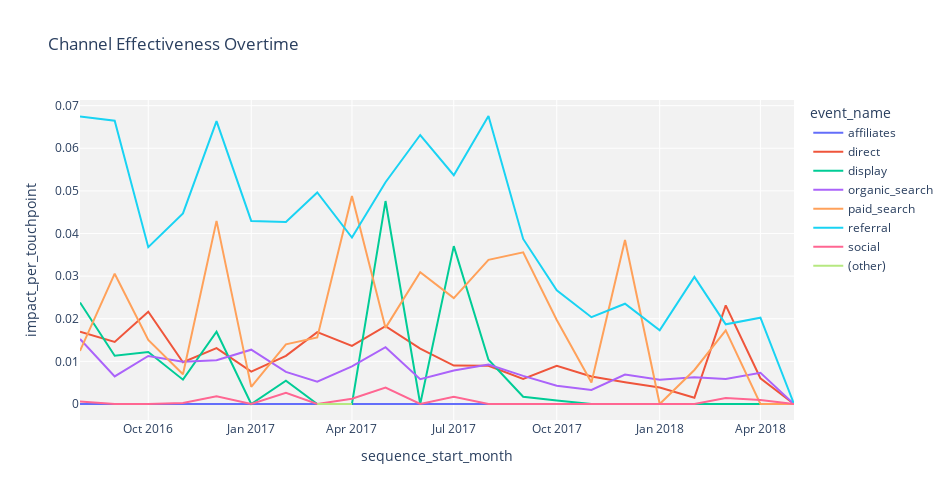

Source (notebook cell):
### Code cell
## make visualization
bar_fig = px.line(month_agg_df
                 ,x='sequence_start_month'
                 ,y='impact_per_touchpoint'
                 ,title='Channel Effectiveness Overtime'
                 ,color='event_name'
                 )

bar_fig.update_layout(width=950
                      ,height=500
                      ,yaxis={'categoryorder': 'total ascending'}
                      ,plot_bgcolor='#f2f2f2') 

bar_fig.show()

### Figure 1 — Plotly figure (JSON) as saved in the notebook; plotly's stock layout.template omitted (floating-point values rounded to 4 significant figures)
{"data": [{"hovertemplate": "event_name=affiliates<br>sequence_start_month=%{x}<br>impact_per_touchpoint=%{y}<extra></extra>", "legendgroup": "affiliates", "line": {"color": "#636efa", "dash": "solid"}, "marker": {"symbol": "circle"}, "mode": "lines", "name": "affiliates", "orientation": "v", "showlegend": true, "type": "scatter", "x": ["2016-08", "2016-09", "2016-10", "2016-11", "2016-12", "2017-01", "2017-02", "2017-03", "2017-04", "2017-05", "2017-06", "2017-07", "2017-08", "2017-09", "2017-10", "2017-11", "2017-12", "2018-01", "2018-02", "2018-03", "2018-04", "2018-05"], "xaxis": "x", "y": [0, 0, 0, 0, 0, 0, 0, 0, 0, 0, 0, 0, 0, 0, 0, 0, 0, 0, 0, 0, 0, 0], "yaxis": "y"}, {"hovertemplate": "event_name=direct<br>sequence_start_month=%{x}<br>impact_per_touchpoint=%{y}<extra></extra>", "legendgroup": "direct", "line": {"color": "#EF553B", "dash": "solid"}, "marker": {"symbol": "circle"}, "mode": "lines", "name": "direct", "orientation": "v", "showlegend": true, "type": "scatter", "x": ["2016-08", "2016-09", "2016-10", "2016-11", "2016-12", "2017-01", "2017-02", "2017-03", "2017-04", "2017-05", "2017-06", "2017-07", "2017-08", "2017-09", "2017-10", "2017-11", "2017-12", "2018-01", "2018-02", "2018-03", "2018-04", "2018-05"], "xaxis": "x", "y": [0.01696, 0.01455, 0.02165, 0.009809, 0.01311, 0.007604, 0.01128, 0.01686, 0.01365, 0.01828, 0.01298, 0.009009, 0.008947, 0.005875, 0.008961, 0.006446, 0.005121, 0.003856, 0.001479, 0.02314, 0.006046, 0], "yaxis": "y"}, {"hovertemplate": "event_name=display<br>sequence_start_month=%{x}<br>impact_per_touchpoint=%{y}<extra></extra>", "legendgroup": "display", "line": {"color": "#00cc96", "dash": "solid"}, "marker": {"symbol": "circle"}, "mode": "lines", "name": "display", "orientation": "v", "showlegend": true, "type": "scatter", "x": ["2016-08", "2016-09", "2016-10", "2016-11", "2016-12", "2017-01", "2017-02", "2017-03", "2017-04", "2017-05", "2017-06", "2017-07", "2017-08", "2017-09", "2017-10", "2017-11", "2017-12", "2018-01", "2018-02", "2018-03", "2018-04"], "xaxis": "x", "y": [0.02383, 0.01132, 0.01222, 0.00571, 0.01695, 0, 0.005486, 0, 0, 0.04762, 0, 0.03704, 0.01039, 0.001714, 0.0008019, 0, 0, 0, 0, 0, 0], "yaxis": "y"}, {"hovertemplate": "event_name=organic_search<br>sequence_start_month=%{x}<br>impact_per_touchpoint=%{y}<extra></extra>", "legendgroup": "organic_search", "line": {"color": "#ab63fa", "dash": "solid"}, "marker": {"symbol": "circle"}, "mode": "lines", "name": "organic_search", "orientation": "v", "showlegend": true, "type": "scatter", "x": ["2016-08", "2016-09", "2016-10", "2016-11", "2016-12", "2017-01", "2017-02", "2017-03", "2017-04", "2017-05", "2017-06", "2017-07", "2017-08", "2017-09", "2017-10", "2017-11", "2017-12", "2018-01", "2018-02", "2018-03", "2018-04", "2018-05"], "xaxis": "x", "y": [0.01526, 0.006462, 0.01126, 0.009894, 0.01028, 0.01274, 0.007519, 0.005219, 0.008823, 0.01333, 0.005821, 0.00786, 0.009267, 0.006601, 0.004283, 0.003316, 0.006907, 0.005683, 0.006292, 0.005843, 0.007342, 0], "yaxis": "y"}, {"hovertemplate": "event_name=paid_search<br>sequence_start_month=%{x}<br>impact_per_touchpoint=%{y}<extra></extra>", "legendgroup": "paid_search", "line": {"color": "#FFA15A", "dash": "solid"}, "marker": {"symbol": "circle"}, "mode": "lines", "name": "paid_search", "orientation": "v", "showlegend": true, "type": "scatter", "x": ["2016-08", "2016-09", "2016-10", "2016-11", "2016-12", "2017-01", "2017-02", "2017-03", "2017-04", "2017-05", "2017-06", "2017-07", "2017-08", "2017-09", "2017-10", "2017-11", "2017-12", "2018-01", "2018-02", "2018-03", "2018-04", "2018-05"], "xaxis": "x", "y": [0.01246, 0.03058, 0.01504, 0.006985, 0.04297, 0.004013, 0.01399, 0.01562, 0.04882, 0.01786, 0.03093, 0.02484, 0.03382, 0.03558, 0.01972, 0.005041, 0.03846, 0, 0.007983, 0.01728, 0, 0], "yaxis": "y"}, {"hovertemplate": "event_name=referral<br>sequence_start_month=%{x}<br>impact_per_touchpoint=%{y}<extra></extra>", "legendgroup": "referral", "line": {"color": "#19d3f3", "dash": "solid"}, "marker": {"symbol": "circle"}, "mode": "lines", "name": "referral", "orientation": "v", "showlegend": true, "type": "scatter", "x": ["2016-08", "2016-09", "2016-10", "2016-11", "2016-12", "2017-01", "2017-02", "2017-03", "2017-04", "2017-05", "2017-06", "2017-07", "2017-08", "2017-09", "2017-10", "2017-11", "2017-12", "2018-01", "2018-02", "2018-03", "2018-04", "2018-05"], "xaxis": "x", "y": [0.06746, 0.06646, 0.0368, 0.04471, 0.06637, 0.04296, 0.04273, 0.04963, 0.03906, 0.05204, 0.06311, 0.05368, 0.06757, 0.03873, 0.02667, 0.02036, 0.02353, 0.0173, 0.02982, 0.01871, 0.02024, 0], "yaxis": "y"}, {"hovertemplate": "event_name=social<br>sequence_start_month=%{x}<br>impact_per_touchpoint=%{y}<extra></extra>", "legendgroup": "social", "line": {"color": "#FF6692", "dash": "solid"}, "marker": {"symbol": "circle"}, "mode": "lines", "name": "social", "orientation": "v", "showlegend": true, "type": "scatter", "x": ["2016-08", "2016-09", "2016-10", "2016-11", "2016-12", "2017-01", "2017-02", "2017-03", "2017-04", "2017-05", "2017-06", "2017-07", "2017-08", "2017-09", "2017-10", "2017-11", "2017-12", "2018-01", "2018-02", "2018-03", "2018-04", "2018-05"], "xaxis": "x", "y": [0.0005676, 0, 0, 0.000244, 0.001803, 0, 0.002618, 0, 0.001227, 0.003831, 0, 0.001698, 0, 0, 4.762e-05, 0, 0, 0, 0, 0.001425, 0.0009643, 0], "yaxis": "y"}, {"hovertemplate": "event_name=(other)<br>sequence_start_month=%{x}<br>impact_per_touchpoint=%{y}<extra></extra>", "legendgroup": "(other)", "line": {"color": "#B6E880", "dash": "solid"}, "marker": {"symbol": "circle"}, "mode": "lines", "name": "(other)", "orientation": "v", "showlegend": true, "type": "scatter", "x": ["2017-03", "2017-04"], "xaxis": "x", "y": [0, 0], "yaxis": "y"}], "layout": {"height": 500, "legend": {"title": {"text": "event_name"}, "tracegroupgap": 0}, "plot_bgcolor": "#f2f2f2", "title": {"text": "Channel Effectiveness Overtime"}, "width": 950, "xaxis": {"anchor": "y", "domain": [0, 1], "title": {"text": "sequence_start_month"}}, "yaxis": {"anchor": "x", "categoryorder": "total ascending", "domain": [0, 1], "title": {"text": "impact_per_touchpoint"}}}}
